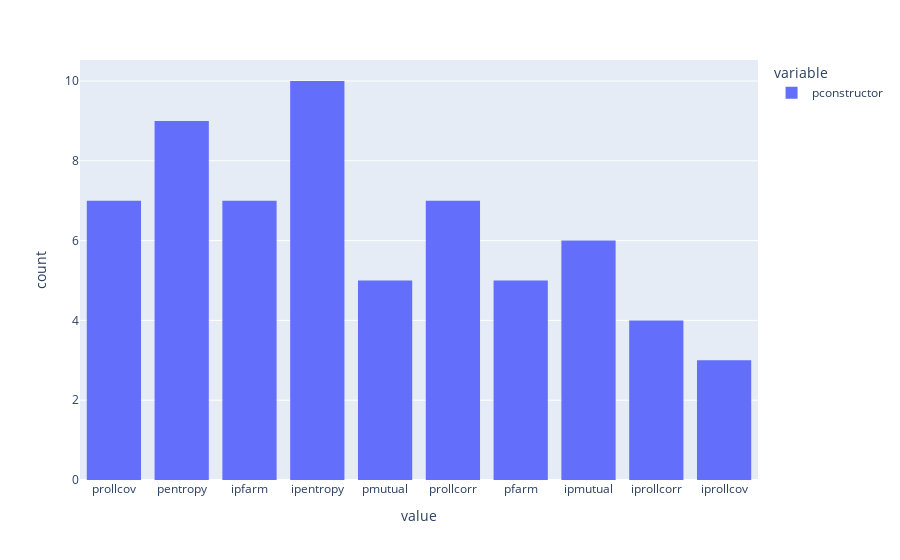

Here is the notebook cell this chart was saved with:
### Code cell
full_best_enhancements["pconstructor"].hist()

### Figure 1 — Plotly figure (JSON) as saved in the notebook; plotly's stock layout.template omitted (floating-point values rounded to 4 significant figures)
{"data": [{"alignmentgroup": "True", "bingroup": "x", "hovertemplate": "variable=pconstructor<br>value=%{x}<br>count=%{y}<extra></extra>", "legendgroup": "pconstructor", "marker": {"color": "#636efa", "pattern": {"shape": ""}}, "name": "pconstructor", "offsetgroup": "pconstructor", "orientation": "v", "showlegend": true, "type": "histogram", "x": ["prollcov", "prollcov", "pentropy", "ipfarm", "ipfarm", "ipfarm", "ipentropy", "ipentropy", "pentropy", "ipentropy", "pmutual", "ipentropy", "prollcorr", "prollcov", "pfarm", "pentropy", "ipfarm", "ipfarm", "ipentropy", "ipmutual", "ipentropy", "pentropy", "ipfarm", "iprollcorr", "ipentropy", "ipentropy", "pentropy", "prollcorr", "pentropy", "ipentropy", "prollcov", "pmutual", "prollcorr", "ipmutual", "ipfarm", "pfarm", "prollcov", "prollcorr", "ipmutual", "iprollcov", "pfarm", "iprollcorr", "prollcov", "ipmutual", "iprollcov", "ipmutual", "prollcorr", "pfarm", "pentropy", "prollcorr", "pmutual", "pfarm", "prollcorr", "pmutual", "ipmutual", "pmutual", "iprollcov", "pentropy", "iprollcorr", "prollcov", "iprollcorr", "ipentropy", "pentropy"], "xaxis": "x", "yaxis": "y"}], "layout": {"barmode": "relative", "legend": {"title": {"text": "variable"}, "tracegroupgap": 0}, "margin": {"t": 60}, "xaxis": {"anchor": "y", "domain": [0, 1], "title": {"text": "value"}}, "yaxis": {"anchor": "x", "domain": [0, 1], "title": {"text": "count"}}}}
